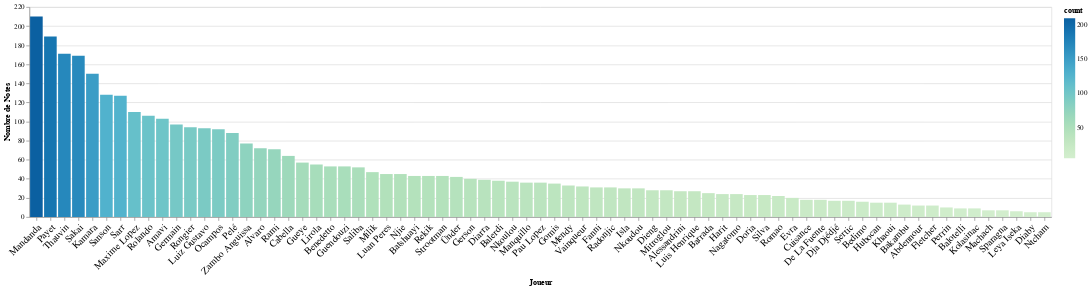

Notebook cell for this chart:
### Code cell
chart = alt.Chart(by_joueur).mark_bar().encode(
    x=alt.X(
        field="Joueur", 
        type="ordinal", 
        sort=alt.EncodingSortField(field="count", order="descending"),
        axis=alt.Axis(labelAngle=-45, labelFontSize=14)
    ),
    y=alt.Y("count:Q", title="Nombre de Notes"),
    color=alt.Color("count:Q", scale=alt.Scale(scheme="greenblue")),
    tooltip=["Joueur", alt.Tooltip("count:Q", title="# Notes")]
)

chart.configure_header(
    titleColor='green',
    titleFontSize=14,
    labelColor='red',
    labelFontSize=14
)

chart

### Figure 1 — Vega-Lite specification as saved in the notebook (floating-point values rounded to 4 significant figures)
{"config": {"view": {"continuousWidth": 400, "continuousHeight": 300}}, "data": {"name": "data-3969853efb10ec98ac9b829ba6e33e69"}, "mark": "bar", "encoding": {"color": {"field": "count", "scale": {"scheme": "greenblue"}, "type": "quantitative"}, "tooltip": [{"field": "Joueur", "type": "nominal"}, {"field": "count", "title": "# Notes", "type": "quantitative"}], "x": {"axis": {"labelAngle": -45, "labelFontSize": 14}, "field": "Joueur", "sort": {"field": "count", "order": "descending"}, "type": "ordinal"}, "y": {"field": "count", "title": "Nombre de Notes", "type": "quantitative"}}, "$schema": "https://vega.github.io/schema/vega-lite/v4.17.0.json", "datasets": {"data-3969853efb10ec98ac9b829ba6e33e69": [{"Joueur": "Abdennour", "count": 12, "mean": 2.167}, {"Joueur": "Alessandrini", "count": 27, "mean": 1.867}, {"Joueur": "Alvaro", "count": 72, "mean": 2.661}, {"Joueur": "Amavi", "count": 103, "mean": 2.478}, {"Joueur": "Bakambu", "count": 13, "mean": 1.846}, {"Joueur": "Balerdi", "count": 38, "mean": 2.258}, {"Joueur": "Balotelli", "count": 9, "mean": 2.956}, {"Joueur": "Barrada", "count": 25, "mean": 2.288}, {"Joueur": "Batshuayi", "count": 43, "mean": 2.209}, {"Joueur": "Bedimo", "count": 16, "mean": 2.013}, {"Joueur": "Benedetto", "count": 53, "mean": 2.143}, {"Joueur": "Cabella", "count": 64, "mean": 2.325}, {"Joueur": "Cuisance", "count": 18, "mean": 1.789}, {"Joueur": "De La Fuente", "count": 18, "mean": 2.311}, {"Joueur": "Diaby", "count": 5, "mean": 1.6}, {"Joueur": "Diarra", "count": 39, "mean": 2.877}, {"Joueur": "Dieng", "count": 28, "mean": 2.536}, {"Joueur": "Dja Djédjé", "count": 17, "mean": 2.424}, {"Joueur": "Doria", "count": 23, "mean": 2.27}, {"Joueur": "Evra", "count": 20, "mean": 2.2}, {"Joueur": "Fanni", "count": 31, "mean": 2.265}, {"Joueur": "Fletcher", "count": 12, "mean": 1.95}, {"Joueur": "Germain", "count": 97, "mean": 2.305}, {"Joueur": "Gerson", "count": 40, "mean": 2.81}, {"Joueur": "Gomis", "count": 35, "mean": 2.709}, {"Joueur": "Guendouzi", "count": 53, "mean": 2.902}, {"Joueur": "Gueye", "count": 57, "mean": 2.677}, {"Joueur": "Harit", "count": 24, "mean": 2.35}, {"Joueur": "Hubocan", "count": 15, "mean": 1.96}, {"Joueur": "Isla", "count": 30, "mean": 2.253}, {"Joueur": "Kamara", "count": 150, "mean": 2.843}, {"Joueur": "Khaoui", "count": 15, "mean": 2.12}, {"Joueur": "Kolasinac", "count": 9, "mean": 2.244}, {"Joueur": "Leya Iseka", "count": 6, "mean": 1.833}, {"Joueur": "Lirola", "count": 55, "mean": 2.375}, {"Joueur": "Luan Peres", "count": 45, "mean": 2.436}, {"Joueur": "Luis Henrique", "count": 27, "mean": 2.096}, {"Joueur": "Luiz Gustavo", "count": 93, "mean": 2.925}, {"Joueur": "Machach", "count": 7, "mean": 2.229}, {"Joueur": "Mandanda", "count": 210, "mean": 2.993}, {"Joueur": "Manquillo", "count": 36, "mean": 2.211}, {"Joueur": "Maxime Lopez", "count": 110, "mean": 2.473}, {"Joueur": "Mendy", "count": 33, "mean": 2.242}, {"Joueur": "Milik", "count": 47, "mean": 2.426}, {"Joueur": "Mitroglou", "count": 28, "mean": 2.221}, {"Joueur": "Nagatomo", "count": 24, "mean": 2.108}, {"Joueur": "Njie", "count": 45, "mean": 2.364}, {"Joueur": "Nkoudou", "count": 30, "mean": 2.64}, {"Joueur": "Nkoulou", "count": 37, "mean": 2.459}, {"Joueur": "Ntcham", "count": 5, "mean": 1.88}, {"Joueur": "Ocampos", "count": 92, "mean": 2.396}, {"Joueur": "Pau Lopez", "count": 36, "mean": 3.083}, {"Joueur": "Payet", "count": 189, "mean": 2.774}, {"Joueur": "Pelé", "count": 88, "mean": 2.941}, {"Joueur": "Perrin", "count": 10, "mean": 3.18}, {"Joueur": "Radonjic", "count": 31, "mean": 2.006}, {"Joueur": "Rami", "count": 71, "mean": 2.597}, {"Joueur": "Rekik", "count": 43, "mean": 2.2}, {"Joueur": "Rolando", "count": 106, "mean": 2.411}, {"Joueur": "Romao", "count": 22, "mean": 2.291}, {"Joueur": "Rongier", "count": 94, "mean": 2.619}, {"Joueur": "Sakai", "count": 169, "mean": 2.489}, {"Joueur": "Saliba", "count": 52, "mean": 2.777}, {"Joueur": "Sanson", "count": 128, "mean": 2.569}, {"Joueur": "Sarr", "count": 127, "mean": 2.375}, {"Joueur": "Sertic", "count": 17, "mean": 2.235}, {"Joueur": "Silva", "count": 23, "mean": 1.791}, {"Joueur": "Sparagna", "count": 7, "mean": 1.971}, {"Joueur": "Strootman", "count": 43, "mean": 2.451}, {"Joueur": "Thauvin", "count": 171, "mean": 2.675}, {"Joueur": "Vainqueur", "count": 32, "mean": 3.0}, {"Joueur": "Zambo Anguissa", "count": 77, "mean": 2.584}, {"Joueur": "Ünder", "count": 42, "mean": 2.795}]}}
